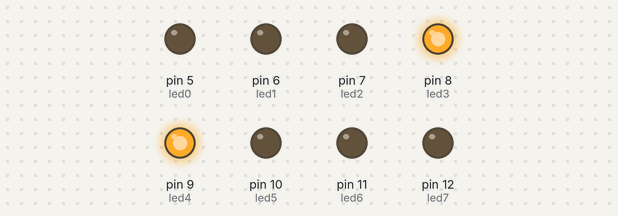
A sketch run on a simulated Arduino Uno, built with avr-gcc and run on an emulated ATmega328P. Parts: output pins drawn as LEDs (lit = HIGH).

Above: at 0.2 s.
At 0.7 s:
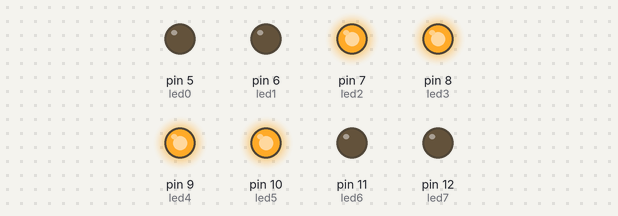
At 2.2 s:
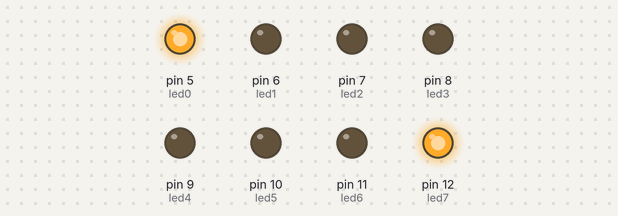
At 3.7 s:
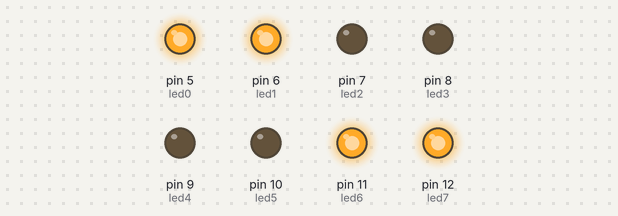
At 5.7 s:
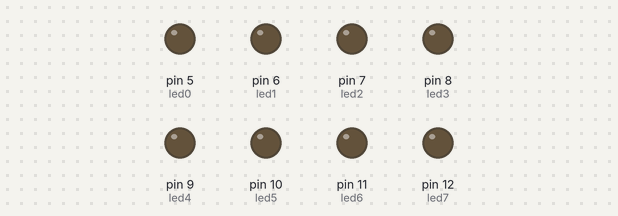
At 7.2 s:
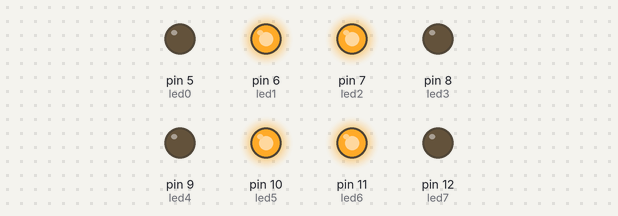
Timing chart, 0 to 7.8 s (numbered marks = the images above):
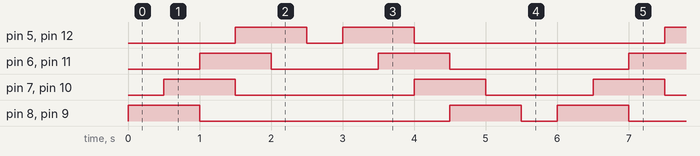

Measured:
- by itself, pin 5 (led0), pin 12 (led7): repeats every 6.0 s: LOW 0.50 s, HIGH 1.0 s, LOW 3.5 s, HIGH 1.0 s
- by itself, pin 6 (led1), pin 11 (led6): repeats every 6.0 s: LOW 1.5 s, HIGH 1.0 s, LOW 2.5 s, HIGH 1.0 s
- by itself, pin 7 (led2), pin 10 (led5): repeats every 6.0 s: LOW 2.5 s, HIGH 1.0 s, LOW 1.5 s, HIGH 1.0 s
- by itself, pin 8 (led3), pin 9 (led4): repeats every 6.0 s: LOW 3.5 s, HIGH 1.0 s, LOW 0.50 s, HIGH 1.0 s

The sketch:

PROGRAMA_4.ino
```cpp
/**********************************************************************************
**                                                                               **
**                              Array de 8 LEDs                                  **
**                                                                               **
**                                                                               **
**********************************************************************************/

//********** Includes *************************************************************

//********** Variables ************************************************************
const int led0 = 5;          // donar nom al pin 5 de l’Arduino
const int led1 = 6;          // donar nom al pin 6 de l’Arduino
const int led2 = 7;          // donar nom al pin 7 de l’Arduino
const int led3 = 8;          // donar nom al pin 8 de l’Arduino
const int led4 = 9;          // donar nom al pin 9 de l’Arduino
const int led5 = 10;         // donar nom al pin 10 de l’Arduino
const int led6 = 11;         // donar nom al pin 11 de l’Arduino
const int led7 = 12;         // donar nom al pin 12 de l’Arduino
const int buttonPin = 2;     // donar nom al pin 2 de l’Arduino
const int t = 500;
//********** Setup ****************************************************************
void setup()
{
  pinMode(led0, OUTPUT);     // definir el pin 5 com una sortida
  pinMode(led1, OUTPUT);     // definir el pin 6 com una sortida
  pinMode(led2, OUTPUT);     // definir el pin 7 com una sortida
  pinMode(led3, OUTPUT);     // definir el pin 8 com una sortida
  pinMode(led4, OUTPUT);     // definir el pin 9 com una sortida
  pinMode(led5, OUTPUT);     // definir el pin 10 com una sortida
  pinMode(led6, OUTPUT);     // definir el pin 11 com una sortida
  pinMode(led7, OUTPUT);     // definir el pin 12 com una sortida
  pinMode(buttonPin, INPUT); // definir el pin 2 com una entrada
}
//********** Loop *****************************************************************
void loop()
{
  digitalWrite(led3, HIGH);    // posar a 5V el pin
  digitalWrite(led4, HIGH);    // posar a 5V el pin
  delay(t);                  // retard de 250 ms
  digitalWrite(led2, HIGH);     // posar a 0V el pin
  digitalWrite(led5, HIGH);    // posar a 5V el pin
  delay(t);                  // retard de 250 ms
  digitalWrite(led3, LOW);     // posar a 0V el pin
  digitalWrite(led4, LOW);     // posar a 0V el pin
  digitalWrite(led1, HIGH);    // posar a 5V el pin
  digitalWrite(led6, HIGH);    // posar a 5V el pin
  delay(t);                  // retard de 250 ms
  digitalWrite(led2, LOW);     // posar a 0V el pin
  digitalWrite(led5, LOW);     // posar a 0V el pin
  digitalWrite(led0, HIGH);    // posar a 5V el pin
  digitalWrite(led7, HIGH);    // posar a 5V el pin
  delay(t);                  // retard de 250 ms
  digitalWrite(led1, LOW);     // posar a 0V el pin
  digitalWrite(led6, LOW);    // posar a 5V el pin
  delay(t);                  // retard de 250 ms
  digitalWrite(led0, LOW);     // posar a 0V el pin
  digitalWrite(led7, LOW);    // posar a 5V el pin
  delay(t);
  digitalWrite(led0, HIGH);    // posar a 5V el pin
  digitalWrite(led7, HIGH);    // posar a 5V el pin
  delay(t);
  digitalWrite(led1, HIGH);    // posar a 5V el pin
  digitalWrite(led6, HIGH);    // posar a 5V el pin
  delay(t);                  // retard de 250 ms
  digitalWrite(led0, LOW);     // posar a 0V el pin
  digitalWrite(led7, LOW);    // posar a 5V el pin
  digitalWrite(led2, HIGH);     // posar a 0V el pin
  digitalWrite(led5, HIGH);    // posar a 5V el pin
  delay(t);
  digitalWrite(led1, LOW);     // posar a 0V el pin
  digitalWrite(led6, LOW);     // posar a 0V el pin
  digitalWrite(led3, HIGH);    // posar a 5V el pin
  digitalWrite(led4, HIGH);    // posar a 5V el pin
  delay(t);
  digitalWrite(led2, LOW);     // posar a 0V el pin
  digitalWrite(led5, LOW);     // posar a 0V el pin
  delay(t);
  digitalWrite(led3, LOW);    // posar a 5V el pin
  digitalWrite(led4, LOW);    // posar a 5V el pin
  delay(t);

}
//********** Funcions *************************************************************
```
